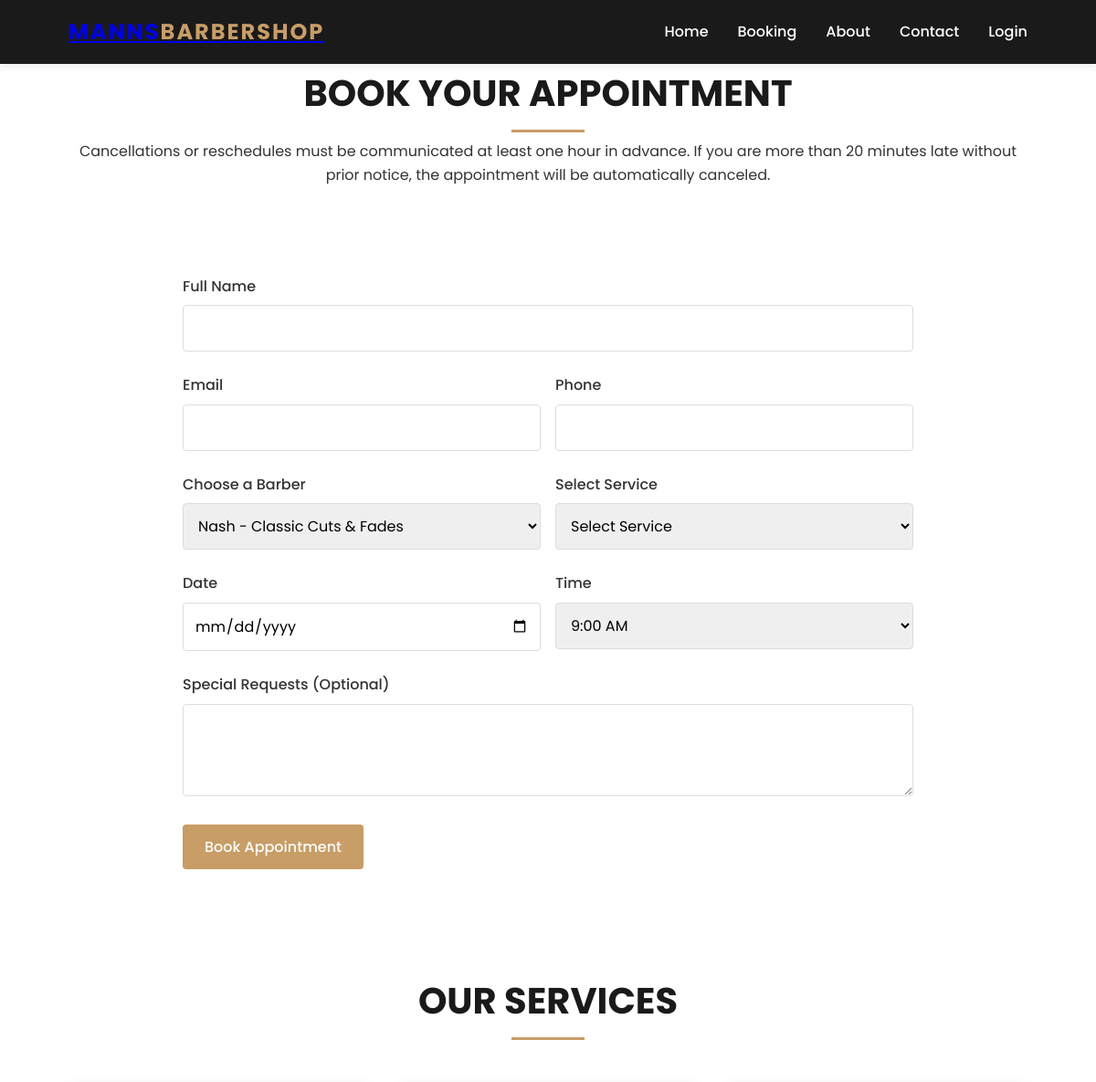
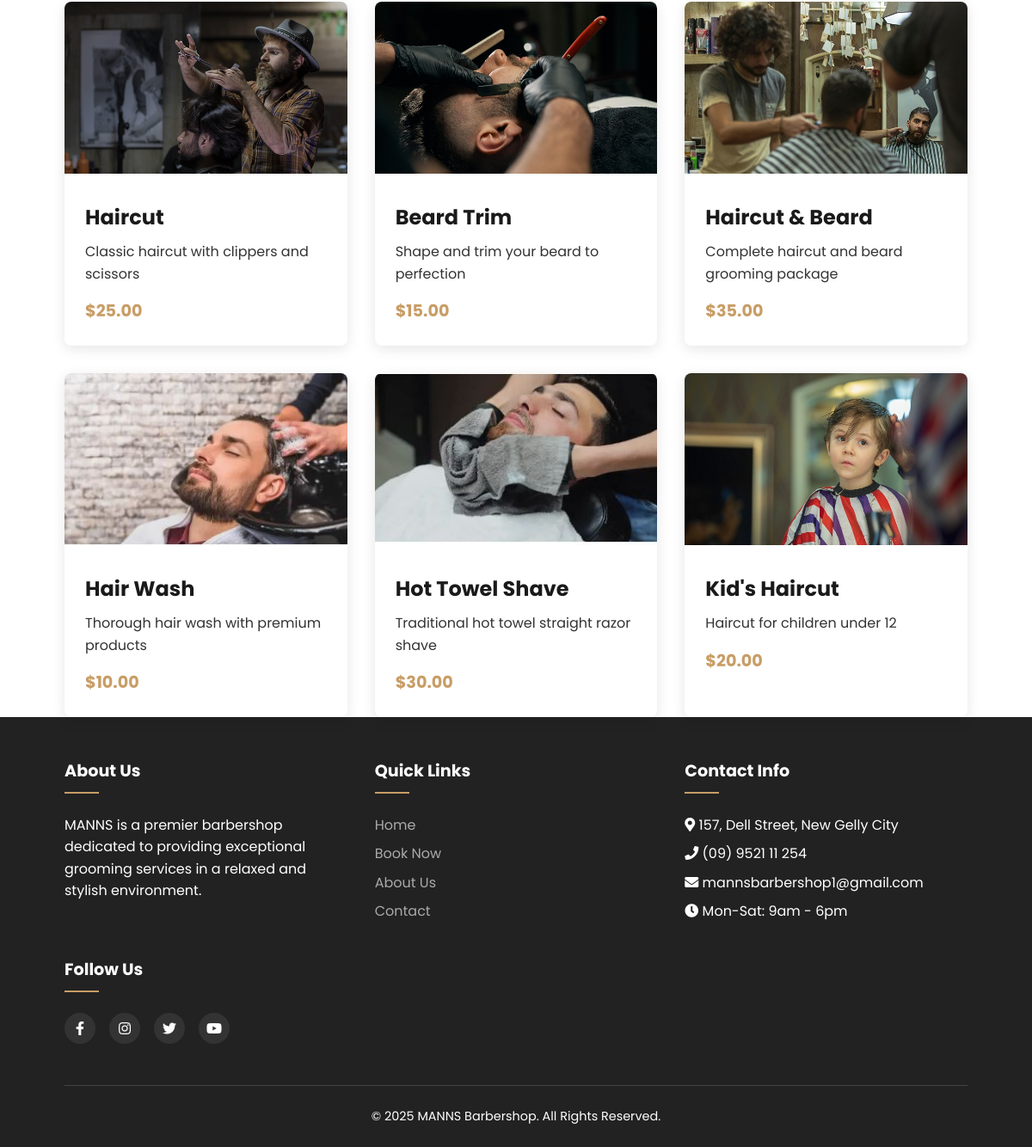
The page /booking.php?barber=1 on the database its author committed (2 pictures, top to bottom).
### tables this page shows
CREATE TABLE `services` (
  `services_id` int(11) NOT NULL,
  `name` varchar(100) NOT NULL,
  `price` decimal(10,2) NOT NULL,
  `description` text NOT NULL
);

### includes/functions.php (called while the page is built, shortened)
<?php
function getBarbers() {
    $db = new mysqli("localhost", "root", "", "barbershop_db");
    $sql = "SELECT barbers_id, name, specialty FROM barbers";
    $result = $db->query($sql);
    $barbers = [];
    while ($row = $result->fetch_assoc()) {
        $barbers[] = $row;
    }
    return $barbers;
}
function getServices() {
    $db = new mysqli("localhost", "root", "", "barbershop_db");
    $sql = "SELECT services_id, name, price, description FROM services";
    $result = $db->query($sql);
    $services = [];
    while ($row = $result->fetch_assoc()) {
        $services[] = $row;
    }
    return $services;
}
?>

### booking.php (the view, shortened to what this page needs)
<?php
require_once 'includes/header.php';
require_once 'includes/functions.php';
$barbers = getBarbers();
$services = getServices();
$selectedBarber = isset($_GET['barber']) ? (int)$_GET['barber'] : '';
?>
<section class="booking">
    <div class="container">
        <div class="section-title">
            <h2>Book Your Appointment</h2>
            <p>Cancellations or reschedules must be communicated at least one hour in advance. If you are more than 20 minutes late without prior notice, the appointment will be automatically canceled.</p>
        </div>
<div class="booking-form">
    <form id="booking-form" method="post">
        <div class="form-group">
            <label for="name">Full Name</label>
            <input type="text" id="name" name="name" class="form-control" required>
        </div>
        <div class="form-row">
            <div class="form-group">
                <label for="email">Email</label>
                <input type="email" id="email" name="email" class="form-control" required>
            </div>
            <div class="form-group">
                <label for="phone">Phone</label>
                <input type="tel" id="phone" name="phone" class="form-control" required>
            </div>
        </div>
        <div class="form-row">
            <div class="form-group">
                <label for="barber">Choose a Barber</label>
                <select id="barber" name="barber" class="form-control" required>
                    <?php foreach($barbers as $barber): ?>
                        <option value="<?php echo $barber['barbers_id']; ?>" <?php echo ($selectedBarber == $barber['barbers_id']) ? 'selected' : ''; ?>>
                            <?php echo $barber['name']; ?> - <?php echo $barber['specialty']; ?>
                        </option>
                    <?php endforeach; ?>
                </select>
            </div>
            <div class="form-group">
                <label for="service">Select Service</label>
                <select id="service" name="service" class="form-control" required>
                    <option value="">Select Service</option>
                </select>
            </div>
        </div>
        <div class="form-row">
            <div class="form-group">
                <label for="date">Date</label>
                <input type="date" id="date" name="date" class="form-control" required>
            </div>
            <div class="form-group">
                <label for="time">Time</label>
                <select id="time" name="time" class="form-control" required>
                    <option value="">Select Time</option>
                </select>
            </div>
        </div>
        <div class="form-group">
            <label for="notes">Special Requests (Optional)</label>
            <textarea id="notes" name="notes" class="form-control" rows="3"></textarea>
        </div>
        <button type="submit" class="btn">Book Appointment</button>
    </form>
</div>
        <div class="section-title" style="margin-top: 4rem;">
            <h2>Our Services</h2>
        </div>
        <div class="services-grid">
            <?php foreach($services as $service): ?>
                <div class="service-card">
                    <img src="img/service-<?php echo $service['services_id']; ?>.jpg" alt="<?php echo $service['name']; ?>" class="service-img">
                    <div class="service-content">
                        <h3><?php echo $service['name']; ?></h3>
                        <p><?php echo $service['description']; ?></p>
                        <div class="service-price">$<?php echo $service['price']; ?></div>
                    </div>
                </div>
            <?php endforeach; ?>
        </div>
    </div>
</section>
<?php
require_once 'includes/footer.php';
?>

### css/style.css (style rules this page uses)
:root { --primary-color: #1a1a1a; --secondary-color: #c89d66; --accent-color: #f5f5f5; --text-color: #333333; --light-text: #ffffff; --background-color: #ffffff; --footer-color: #222222; }
* { margin: 0; padding: 0; box-sizing: border-box; font-family: 'Poppins', Arial, sans-serif; }
body { background-color: var(--background-color); color: var(--text-color); line-height: 1.6; }
.container { width: 90%; max-width: 1200px; margin: 0 auto; padding: 0 15px; }
.btn { display: inline-block; padding: 0.75rem 1.5rem; background-color: var(--secondary-color); color: var(--light-text); border: none; border-radius: 4px; font-size: 1rem; font-weight: 500; text-decoration: none; cursor: pointer; transition: background-color 0.3s ease; }
.section-title { text-align: center; margin-bottom: 3rem; }
.section-title h2 { font-size: 2.5rem; text-transform: uppercase; color: var(--primary-color); }
.section-title h2::after { content: ''; display: block; width: 80px; height: 3px; background-color: var(--secondary-color); margin: 0.5rem auto; }
.services-grid { display: grid; grid-template-columns: repeat(auto-fit, minmax(250px, 1fr)); gap: 2rem; }
.service-card { background-color: var(--background-color); border-radius: 8px; overflow: hidden; box-shadow: 0 4px 15px rgba(0, 0, 0, 0.1); transition: transform 0.3s ease; }
.service-img { width: 100%; height: 200px; object-fit: cover; }
.service-content { padding: 1.5rem; }
.service-content h3 { font-size: 1.5rem; margin-bottom: 0.5rem; color: var(--primary-color); }
.service-content p { color: var(--text-color); margin-bottom: 1rem; }
.service-price { font-weight: bold; color: var(--secondary-color); font-size: 1.2rem; }
.booking-form { max-width: 800px; margin: 0 auto; padding: 3rem 0; }
.form-group { margin-bottom: 1.5rem; }
.form-group label { display: block; margin-bottom: 0.5rem; font-weight: 500; }
.form-control { width: 100%; padding: 0.75rem; border: 1px solid #ddd; border-radius: 4px; font-size: 1rem; }
.form-row { display: flex; gap: 1rem; }
.form-row .form-group { flex: 1; }

### rows shown on the page
services: shows a picture, name "Haircut", description "Classic haircut with clippers and scissors", price "25.00"
services: shows a picture, name "Beard Trim", description "Shape and trim your beard to perfection", price "15.00"
services: shows a picture, name "Haircut & Beard", description "Complete haircut and beard grooming package", price "35.00"
services: shows a picture, name "Hair Wash", description "Thorough hair wash with premium products", price "10.00"
services: shows a picture, name "Hot Towel Shave", description "Traditional hot towel straight razor shave", price "30.00"
services: shows a picture, name "Kid's Haircut", description "Haircut for children under 12", price "20.00"

### other values the page prints
form field barber "Nash - Classic Cuts & Fades"
